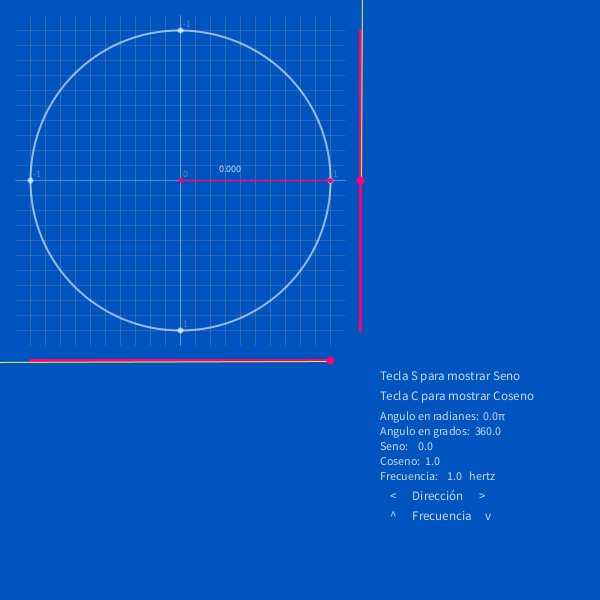
Frame 1 (no input)
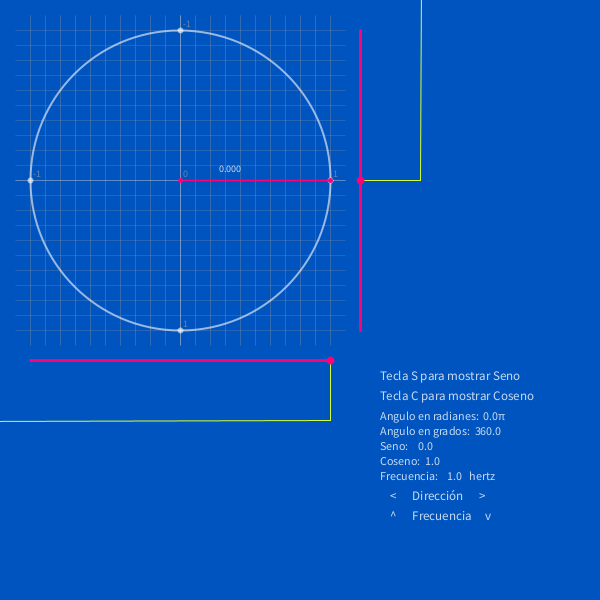
Frame 60 (the mouse pressed at the canvas centre just before this capture)
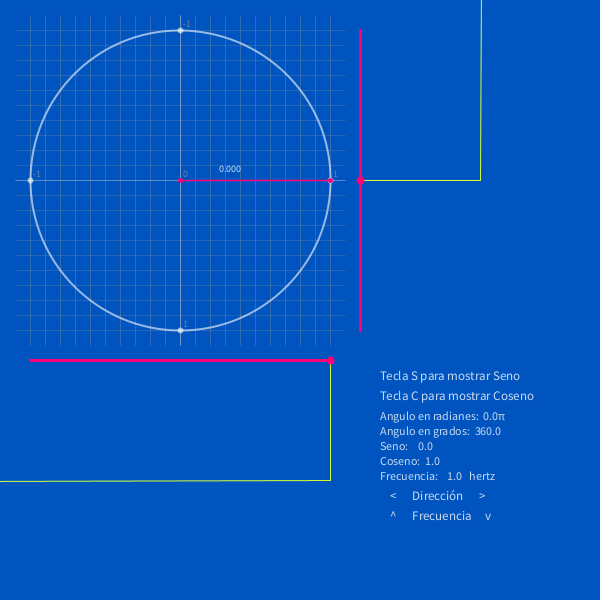
Frame 120 (the mouse held since frame 60 and released just before this capture)

The Processing sketch that drew these frames (run headless with seeded random() and noise(); from frame 60 on, the mouse is pressed at the canvas centre):

// Processing sketch: processing_122245
// ── processing_122245.pde

float centroX, centroY;
float pX, pY;
float pXtxtSeno, pYtxtSeno;
float pXtxtCos, pYtxtCos;
float pXtxtAng, pYtxtAng;
float diametro= 300;
float radio= diametro/2;
float angulo=0, incAng= 0.00, factorInc=30;
int numP= 240;
float[] lcons1= new float[numP];
float[] lcons2= new float[numP];
float[] lSeno= new float[numP];
float[] lCos= new float[numP];


void setup() {
  size(600, 600);
  frameRate(30);
  //  smooth();
  centroX= 200;
  centroY= 200;
  float pos1= 600;
  float pos2= 599;
  for (int i=0; i<lcons1.length;i++) {
    lcons1[i]= pos1;
    pos1--;
    lcons2[i]= pos2;
    pos2--;
  }
  for (int i=0; i<lSeno.length;i++) {
    lSeno[i]= pY-20;
    lCos[i]= pX-20;
  }
}

void draw() {
  background(#0054BF);
  pX= centroX+cos(angulo)*radio;
  pY= centroY+sin(angulo)*radio;
  pXtxtSeno= centroX+cos(angulo)*radio;
  pYtxtSeno= centroY+sin(angulo)*radio/3;
  pXtxtCos= centroX+cos(angulo)*radio/2;
  pYtxtCos= centroY+sin(angulo)*radio;
  pXtxtAng= centroX+cos(angulo-PI/15)*radio*.25;
  pYtxtAng= centroY+sin(angulo-PI/15)*radio*.25;
  incAng= TWO_PI/factorInc;
  factorInc=constrain(factorInc, .5, 200);
  float Freq= 1/(factorInc/30);
  if (angulo>TWO_PI) angulo=0;
  if (angulo<0) angulo=TWO_PI;
  if (keyPressed) {
    if (key==CODED) {
      if (keyCode==RIGHT) angulo= angulo+incAng;
      if (keyCode==LEFT) angulo= angulo-incAng;
      if (keyCode==UP) factorInc-=.1;
      if (keyCode==DOWN) factorInc+=.1;
    }
  }
//  println(factorInc);

  pushMatrix();
  //
  translate(-20, -20);
  noFill();
  strokeWeight(.35);
  stroke(150);
  for (float i=centroX-radio; i<centroX+radio+1; i=i+diametro/20) {
    line(i, centroY-radio*1.1, i, centroY+radio*1.1);
    line(centroX-radio*1.1, i, centroX+radio*1.1, i);
  }
  fill(150, 180);
  textSize(10);
  text(-1, centroX-radio+3, centroY-3);
  text(-1, centroX+3, centroY-radio-3);
  text(0, centroX+3, centroY-3);
  text(1, centroX+radio+3, centroY-3);
  text(1, centroX+3, centroY+radio-3);
  noFill();
  stroke(255);
  strokeWeight(.3);
  line(centroX-radio*1.1, centroY, centroX+radio*1.1, centroY);
  line(centroX, centroY-radio*1.1, centroX, centroY+radio*1.1);
  stroke(255, 150);
  strokeWeight(2);
  arc(centroX, centroY, diametro, diametro, 0, TWO_PI);
  stroke(255, 150);
  strokeWeight(6);
  point(centroX-radio, centroY);
  point(centroX+radio, centroY);
  point(centroX, centroY-radio);
  point(centroX, centroY+radio);
  //
  fill(#00CEFF, 70);
  strokeWeight(2);
  stroke(#00CEFF);
  arc(centroX, centroY, diametro*.3, diametro*.3, 0, angulo);
  //
  fill(255, 200);
  strokeWeight(1);
  stroke(#D6FF36);
  if (keyPressed) { 
    if (key=='s') {
      line(pX, pY, pX, centroY);
      textSize(13);
      text(sin(angulo), pXtxtSeno, pYtxtSeno);
    }
    if (key=='c') {
      line(pX, pY, centroX, pY);
      textSize(13);
      text(cos(angulo), pXtxtCos, pYtxtCos);
    }
  }
  //
  strokeWeight(1.5);
  stroke(#FF0077);
  line(centroX, centroY, pX, pY);
  strokeWeight(5);
  point(centroX, centroY);
  point(pX, pY);
  textSize(10);
  text(angulo, pXtxtAng, pYtxtAng);
  //
  popMatrix();
  //
  strokeWeight(3);
  line(360, 30, 360, 330);
  line(30, 360, 330, 360);
  strokeWeight(1);

  stroke(#D6FF36);
  for (int i=0; i<lSeno.length-1;i++) {
    lSeno[i]= lSeno[i+1];
    lCos[i]= lCos[i+1];
  }
  lSeno[lSeno.length-1]= pY-20;
  lCos[lCos.length-1]= pX-20;
  for (int i=0; i<lSeno.length-1;i++) {
    line(lcons1[i], lSeno[i], lcons2[i], lSeno[i+1]);
    line(lCos[i], lcons1[i], lCos[i+1], lcons2[i]);
  }
  strokeWeight(8);
  stroke(#FF0077);
  point(360, pY-20);
  point(pX-20, 360);
  textSize(13);
  float angPI= map(angulo, 0, 6.28, 0, 2);
  float gradosC= degrees(angulo);
  float grados= map(gradosC, 0, 360, 360, 0);
  text("Tecla S para mostrar Seno", 380, 380);
  text("Tecla C para mostrar Coseno", 380, 400);
  textSize(12);
  text("Angulo en radianes:  "+angPI+"π", 380, 420);
  text("Angulo en grados:  "+grados, 380, 435);
  text("Seno:    "+sin(angulo), 380, 450);
  text("Coseno:  "+cos(angulo), 380, 465);
  text("Frecuencia:    "+Freq+"   hertz", 380, 480);
  textSize(13);
  text("    <      Dirección      >", 380, 500);
  text("    ^      Frecuencia     v", 380, 520);
}
